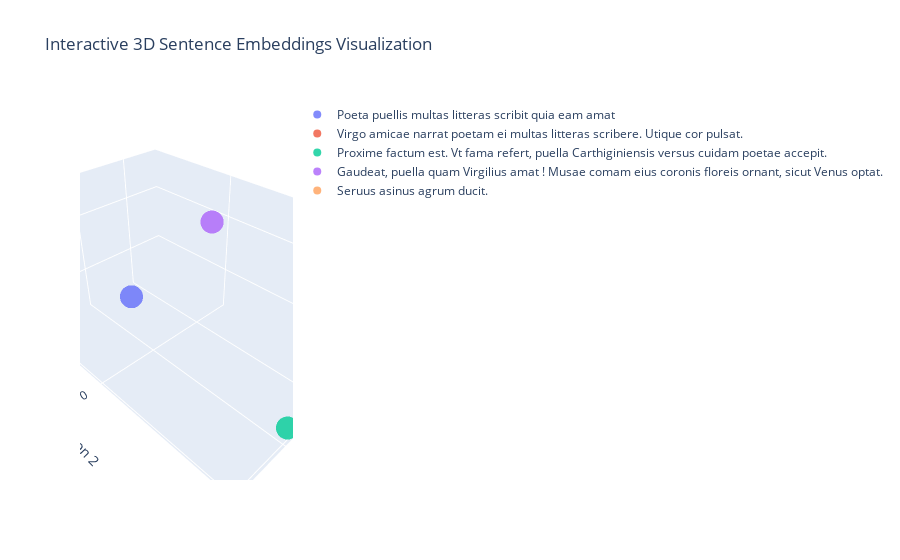

The cell this chart's notebook holds for it:
### Code cell
#La même chose en 3D
import plotly.graph_objects as go

# Assuming you have the model loaded and ready

# Tokenize and pad the sentences
from tensorflow.keras.preprocessing.text import Tokenizer
from tensorflow.keras.preprocessing.sequence import pad_sequences

tokenizer = Tokenizer()
tokenizer.fit_on_texts(sentences)
total_words = len(tokenizer.word_index) + 1

# Convert sentences to sequences
sequences = tokenizer.texts_to_sequences(sentences)

# Pad sequences to have consistent length
max_sequence_length = max([len(seq) for seq in sequences])
padded_sequences = pad_sequences(sequences, maxlen=max_sequence_length, padding='post')

# Generate embeddings using the model
embeddings = model.layers[0].get_weights()[0]

# Create a 3D scatter plot with plotly
fig = go.Figure()

for i, sentence in enumerate(sentences):
    fig.add_trace(go.Scatter3d(
        x=[embeddings[i, 0]],
        y=[embeddings[i, 1]],
        z=[embeddings[i, 2]],
        text=[sentence],
        mode='markers',
        marker=dict(
            size=8,
            color=i,  # You can use a color scale if needed
            opacity=0.8
        ),
        name=sentence
    ))

fig.update_layout(
    scene=dict(
        xaxis_title='Dimension 1',
        yaxis_title='Dimension 2',
        zaxis_title='Dimension 3',
    ),
    title='Interactive 3D Sentence Embeddings Visualization'
)

# Display the plot in the notebook
fig.show()

# Save the plot as an HTML file
fig.write_html("interactive_3d_plot.html")

### Figure 1 — Plotly figure (JSON) as saved in the notebook; plotly's stock layout.template omitted (floating-point values rounded to 4 significant figures)
{"data": [{"marker": {"color": 0, "opacity": 0.8, "size": 8}, "mode": "markers", "name": "Poeta puellis multas litteras scribit quia eam amat", "text": ["Poeta puellis multas litteras scribit quia eam amat"], "type": "scatter3d", "x": [-0.002489], "y": [-0.01273], "z": [-0.001887]}, {"marker": {"color": 1, "opacity": 0.8, "size": 8}, "mode": "markers", "name": "Virgo amicae narrat poetam ei multas litteras scribere. Utique cor pulsat.", "text": ["Virgo amicae narrat poetam ei multas litteras scribere. Utique cor pulsat."], "type": "scatter3d", "x": [0.0189], "y": [-0.01941], "z": [0.02439]}, {"marker": {"color": 2, "opacity": 0.8, "size": 8}, "mode": "markers", "name": "Proxime factum est. Vt fama refert, puella Carthiginiensis versus cuidam poetae accepit.", "text": ["Proxime factum est. Vt fama refert, puella Carthiginiensis versus cuidam poetae accepit."], "type": "scatter3d", "x": [-0.004014], "y": [0.04829], "z": [-0.01383]}, {"marker": {"color": 3, "opacity": 0.8, "size": 8}, "mode": "markers", "name": "Gaudeat, puella quam Virgilius amat ! Musae comam eius coronis floreis ornant, sicut Venus optat.", "text": ["Gaudeat, puella quam Virgilius amat ! Musae comam eius coronis floreis ornant, sicut Venus optat."], "type": "scatter3d", "x": [-0.03228], "y": [-0.005652], "z": [0.01666]}, {"marker": {"color": 4, "opacity": 0.8, "size": 8}, "mode": "markers", "name": "Seruus asinus agrum ducit.", "text": ["Seruus asinus agrum ducit."], "type": "scatter3d", "x": [0.01293], "y": [-0.03166], "z": [0.032]}], "layout": {"autosize": true, "scene": {"aspectmode": "auto", "aspectratio": {"x": 0.8943, "y": 1.397, "z": 0.8005}, "xaxis": {"title": {"text": "Dimension 1"}, "type": "linear"}, "yaxis": {"title": {"text": "Dimension 2"}, "type": "linear"}, "zaxis": {"title": {"text": "Dimension 3"}, "type": "linear"}}, "title": {"text": "Interactive 3D Sentence Embeddings Visualization"}}}
